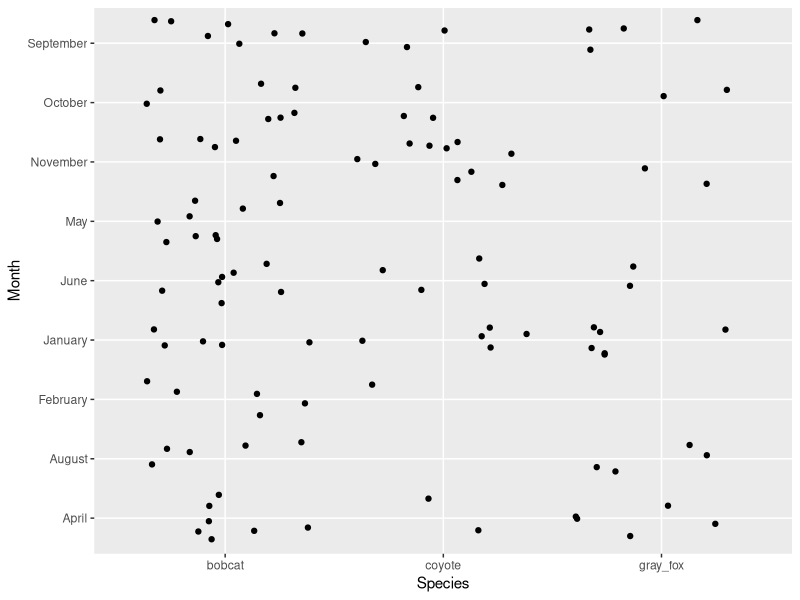
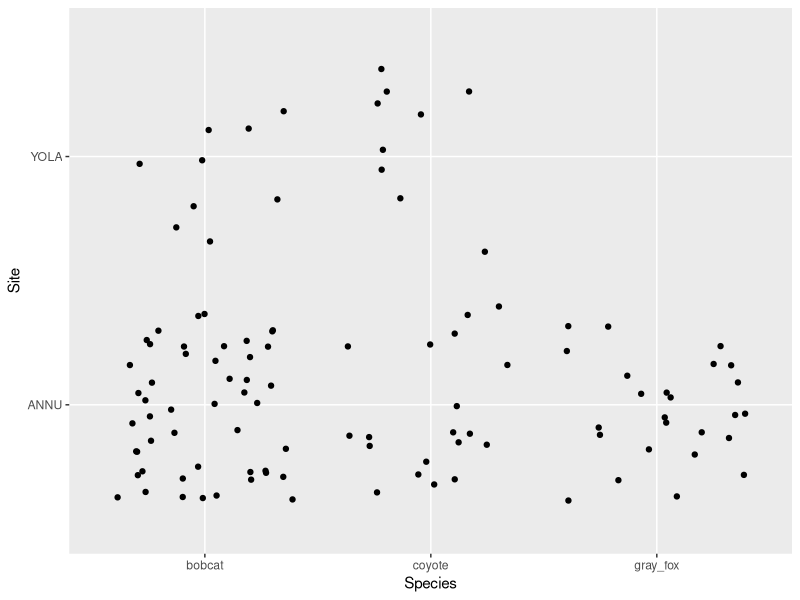
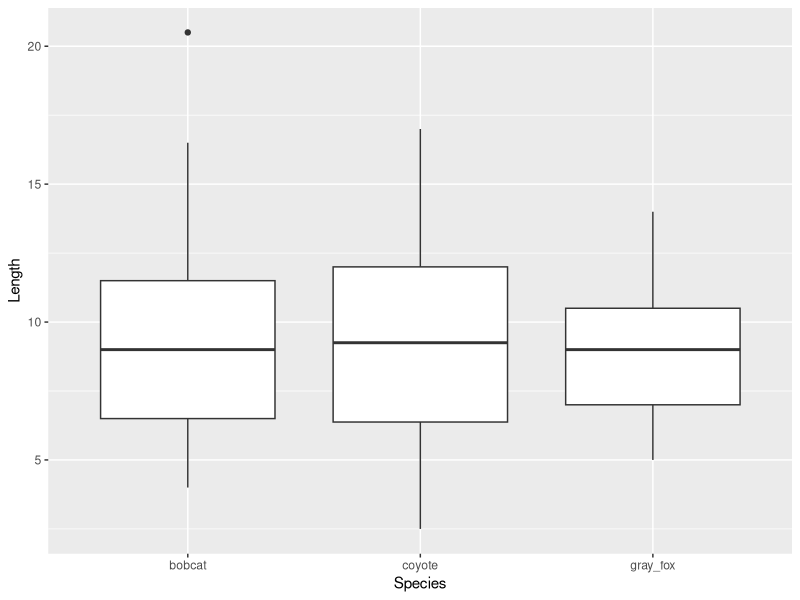
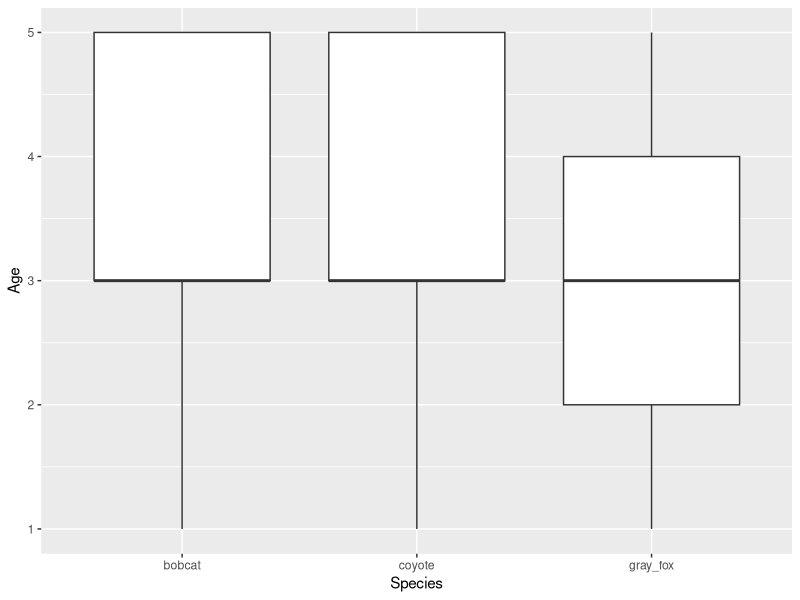
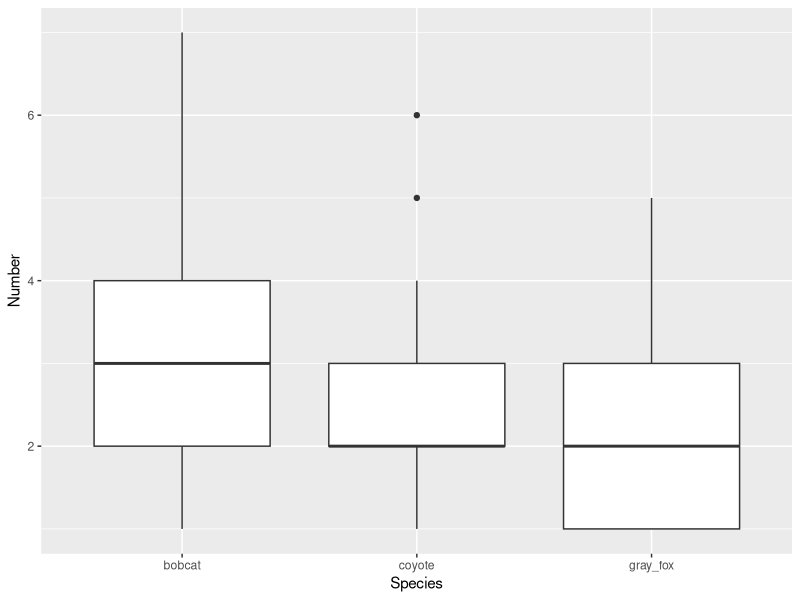
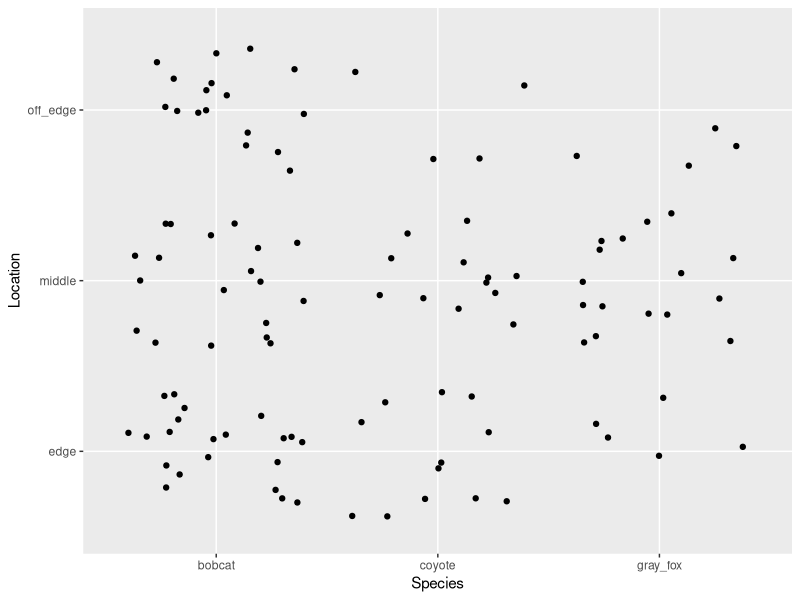
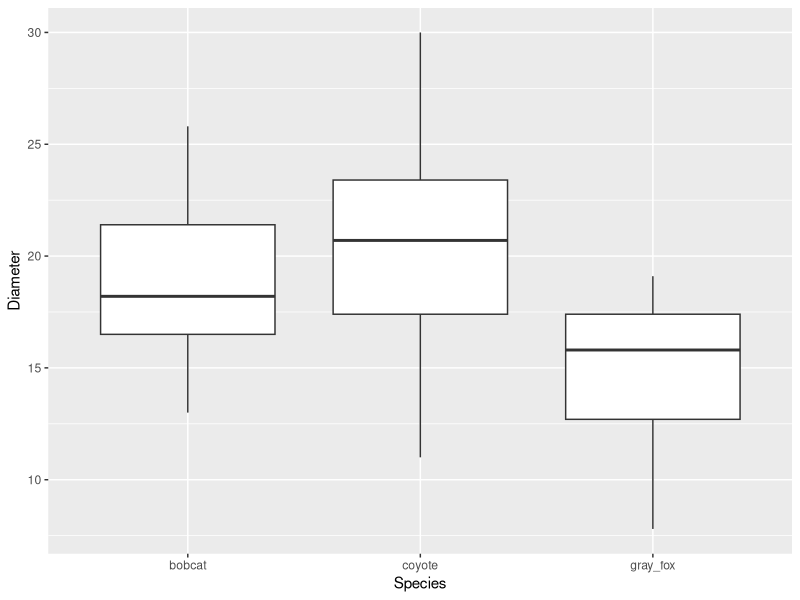
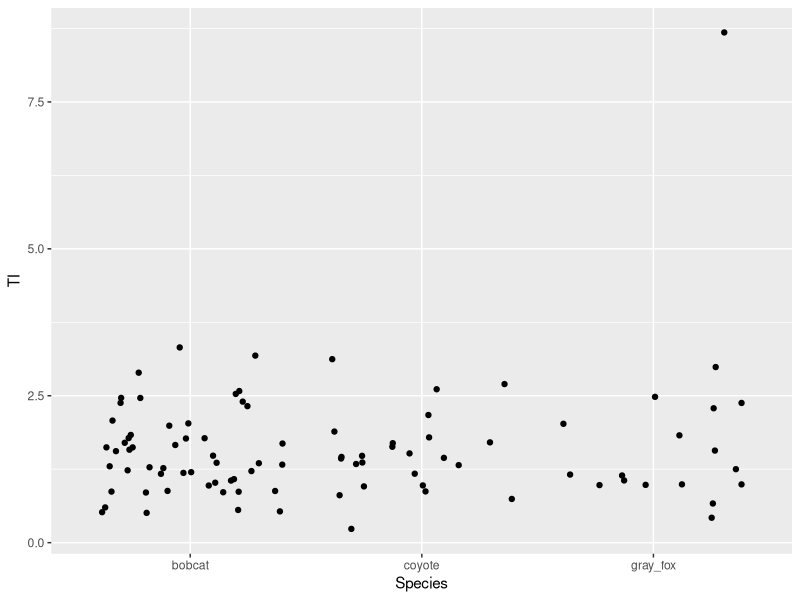

Write R code to recreate these figures, in order. (Note: this script raises an error after producing the figures.)
library(tidyverse)
library(caret)
data("scat")
scat <- as.tibble(scat)
head(scat)
ggplot(data = scat, mapping = aes(group = Species, x = Species, y = Month)) + geom_jitter()
ggplot(data = scat, mapping = aes(group = Species, x = Species, y = Site)) + geom_jitter()
ggplot(data = scat, mapping = aes(group = Species, x = Species, y = Length)) + geom_boxplot()
ggplot(data = scat, mapping = aes(group = Species, x = Species, y = Age)) + geom_boxplot()
ggplot(data = scat, mapping = aes(group = Species, x = Species, y = Number)) + geom_boxplot()
ggplot(data = scat, mapping = aes(group = Species, x = Species, y = Location)) + geom_jitter()
ggplot(data = scat, mapping = aes(group = Species, x = Species, y = Diameter)) + geom_boxplot()
ggplot(data = scat, mapping = aes(group = Species, x = Species, y = TI)) + geom_jitter()
ggplot(data = scat, mapping = aes(group = Species, x = Species, y = Mass)) + geom_boxplot()
ggplot(data = scat, mapping = aes(group = Species, x = Species, y = d13C)) + geom_boxplot()
ggplot(data = scat, mapping = aes(group = Species, x = Species, y = d15N)) + geom_boxplot()
ggplot(data = scat, mapping = aes(group = Species, x = Species, y = CN)) + geom_boxplot()
ggplot(data = scat, mapping = aes(group = Species, x = Species, y = ropey)) + geom_count()
ggplot(data = scat, mapping = aes(group = Species, x = Species, y = segmented)) + geom_count()
ggplot(data = scat, mapping = aes(group = Species, x = Species, y = flat)) + geom_boxplot()
ggplot(data = scat, mapping = aes(group = Species, x = Species, y = scrape)) + geom_count()

scat <- select(scat, Species, Site, Age, Number, Diameter, TI, Mass, CN, segmented, d13C, d15N)
head(scat)
set.seed(57676)
trainIndex <- createDataPartition(scat$Species, p = 0.8, list = FALSE, times = 1)
scatTrain <- scat[trainIndex,]
scatTest <- scat[-trainIndex,]
scaler <- preProcess(scatTrain, method = c("center", "scale"))
scatTrain <- predict(scaler, scatTrain)
install.packages("RANN")
scatTest <- predict(scaler, scatTest)


knnModel <- train(Species ~ Site, data = scatTrain, method ="knn")
Sitepredictions <- predict(knnModel, scatTest)
confusionMatrix(Sitepredictions, scatTest$Species)

knnModel <- train(Species ~ Age, data = scatTrain, method ="knn")
Sitepredictions <- predict(knnModel, scatTest)
confusionMatrix(Sitepredictions, scatTest$Species)

knnModel <- train(Species ~ Number, data = scatTrain, method ="knn")
Sitepredictions <- predict(knnModel, scatTest)
confusionMatrix(Sitepredictions, scatTest$Species)

knnModel <- train(Species ~ Diameter, data = scatTrain, method ="knn")
Sitepredictions <- predict(knnModel, scatTest)
confusionMatrix(Sitepredictions, scatTest$Species)


knnModel <- train(Species ~ d13C + segmented + CN + d15N, data = scatTrain, method ="knn")
Sitepredictions <- predict(knnModel, scatTest)
confusionMatrix(Sitepredictions, scatTest$Species)
